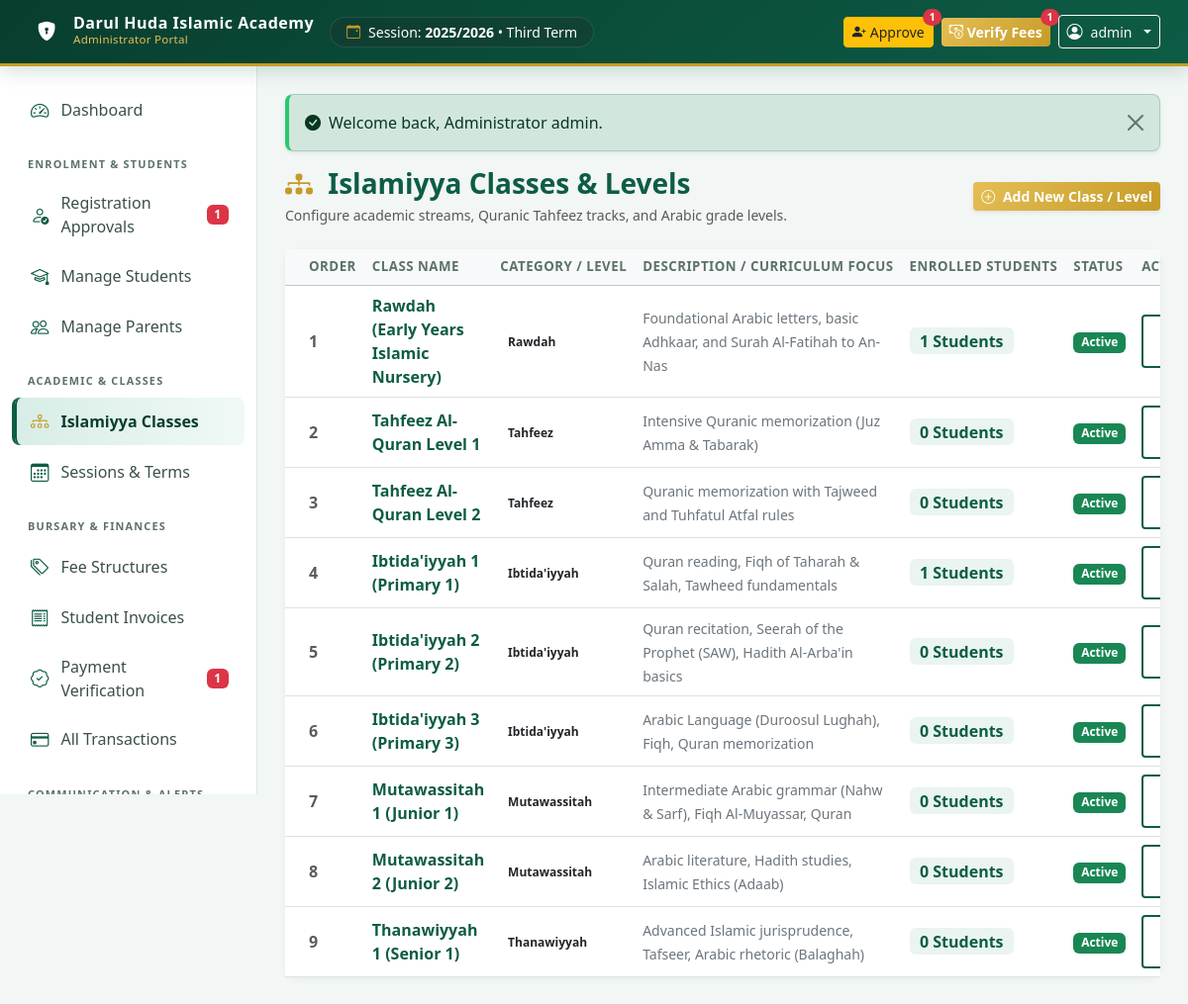
The page /admin/classes.php (signed in) on the database its author committed.
### tables this page shows
CREATE TABLE `academic_terms` (
  `id` INT AUTO_INCREMENT PRIMARY KEY,
  `session_id` INT NOT NULL,
  `term_name` VARCHAR(50) NOT NULL,  
  `start_date` DATE NULL,
  `end_date` DATE NULL,
  `is_current` TINYINT(1) NOT NULL DEFAULT 0,
  `created_at` TIMESTAMP DEFAULT CURRENT_TIMESTAMP,
  CONSTRAINT `fk_term_session` FOREIGN KEY (`session_id`) REFERENCES `academic_sessions` (`id`) ON DELETE CASCADE
);

CREATE TABLE `academic_sessions` (
  `id` INT AUTO_INCREMENT PRIMARY KEY,
  `session_name` VARCHAR(50) NOT NULL UNIQUE,  
  `is_current` TINYINT(1) NOT NULL DEFAULT 0,
  `created_at` TIMESTAMP DEFAULT CURRENT_TIMESTAMP
);

CREATE TABLE `classes` (
  `id` INT AUTO_INCREMENT PRIMARY KEY,
  `class_name` VARCHAR(100) NOT NULL,
  `level_category` VARCHAR(50) NOT NULL,  
  `description` VARCHAR(255) NULL,
  `display_order` INT NOT NULL DEFAULT 1,
  `status` ENUM('active', 'inactive') NOT NULL DEFAULT 'active',
  `created_at` TIMESTAMP DEFAULT CURRENT_TIMESTAMP
);

### config/app.php (called while the page is built, shortened)
<?php
function get_school_settings(): array {
    static $settings = null;
    if ($settings === null) {
        try {
            $pdo = get_db_connection();
            $stmt = $pdo->query("SELECT setting_key, setting_value FROM school_settings");
            $rows = $stmt->fetchAll();
            $settings = [];
            foreach ($rows as $row) {
                $settings[$row['setting_key']] = $row['setting_value'];
            }
        } catch (Exception $e) {
            $settings = [
                'school_name' => 'Darul Huda Islamic Academy',
                'school_motto' => 'Excellence in Quranic & Islamic Education',
                'school_phone' => '+234 803 123 4567',
                'school_email' => 'info@darulhuda.edu.ng',
                'school_address' => 'Plot 14, Al-Hikmah Way, Abuja, Nigeria',
                'currency_symbol' => '₦',
                'currency_code' => 'NGN',
                'bank_name' => 'Jaiz Bank PLC',
                'bank_account_name' => 'Darul Huda Islamic Academy',
                'bank_account_number' => '0012345678',
            ];
        }
    }
    return $settings;
}
function get_setting(string $key, string $default = ''): string {
    $settings = get_school_settings();
    return $settings[$key] ?? $default;
}

### admin/classes.php (the view, shortened to what this page needs)
<?php
$active_tab = "classes";
require_once __DIR__ . '/../includes/admin_header.php';
$pdo = get_db_connection();
$stmt = $pdo->query("
    SELECT c.*, COUNT(s.id) as enrolled_count
    FROM classes c
    LEFT JOIN students s ON s.current_class_id = c.id AND s.enrolment_status = 'active'
    GROUP BY c.id
    ORDER BY c.display_order ASC
");
$classes = $stmt->fetchAll();
?>
<div class="d-flex flex-wrap justify-content-between align-items-center mb-4">
    <div>
        <h3 class="fw-bold text-islamic mb-1">
            <i class="bi bi-diagram-3-fill text-gold me-2"></i> Islamiyya Classes & Levels
        </h3>
        <p class="text-muted small mb-0">Configure academic streams, Quranic Tahfeez tracks, and Arabic grade levels.</p>
    </div>
    <button type="button" class="btn btn-gold btn-sm shadow-sm" data-bs-toggle="modal" data-bs-target="#addClassModal">
        <i class="bi bi-plus-circle me-1"></i> Add New Class / Level
    </button>
</div>
<div class="card card-modern">
    <div class="card-body p-0">
        <div class="table-responsive">
            <table class="table table-hover align-middle mb-0">
                <thead class="table-light">
                    <tr>
                        <th class="ps-4" style="width: 60px;">Order</th>
                        <th>Class Name</th>
                        <th>Category / Level</th>
                        <th>Description / Curriculum Focus</th>
                        <th>Enrolled Students</th>
                        <th>Status</th>
                        <th class="text-end pe-4">Actions</th>
                    </tr>
                </thead>
                <tbody>
                    <?php if (empty($classes)): ?>
                        <tr>
                            <td colspan="7" class="text-center py-5 text-muted">No classes configured.</td>
                        </tr>
                    <?php else: ?>
                        <?php foreach ($classes as $c): ?>
                            <tr>
                                <td class="ps-4 fw-bold text-muted"><?= $c['display_order'] ?></td>
                                <td>
                                    <div class="fw-bold text-islamic fs-6"><?= e($c['class_name']) ?></div>
                                </td>
                                <td>
                                    <span class="badge bg-gold text-dark"><?= e($c['level_category']) ?></span>
                                </td>
                                <td>
                                    <small class="text-secondary"><?= e($c['description'] ?? 'Standard Islamiyya curriculum') ?></small>
                                </td>
                                <td>
                                    <span class="badge bg-islamic-soft text-islamic fs-6">
                                        <?= $c['enrolled_count'] ?> Students
                                    </span>
                                </td>
                                <td>
                                    <span class="badge bg-<?= $c['status'] === 'active' ? 'success' : 'secondary' ?>">
                                        <?= ucfirst($c['status']) ?>
                                    </span>
                                </td>
                                <td class="text-end pe-4">
                                    <button type="button" class="btn btn-sm btn-outline-islamic" data-bs-toggle="modal" data-bs-target="#editClassModal<?= $c['id'] ?>">
                                    </button>
                                </td>
                            </tr>
                        <?php endforeach; ?>
                    <?php endif; ?>
                </tbody>
            </table>
        </div>
    </div>
</div>
<?php require_once __DIR__ . '/../includes/admin_footer.php'; ?>

### includes/admin_header.php (shortened to what this page needs)
<?php
$school_name = get_setting('school_name', 'Darul Huda Islamic Academy');
$cur_info = get_current_session_term();
$pending_payments = get_pending_payment_count();
$pending_registrations = get_pending_registration_count();
?>
<!DOCTYPE html>
<html lang="en">
<head>
    <link href="https://cdn.jsdelivr.net/npm/bootstrap@5.3.3/dist/css/bootstrap.min.css" rel="stylesheet">
    <link rel="stylesheet" href="https://cdn.jsdelivr.net/npm/bootstrap-icons@1.11.3/font/bootstrap-icons.min.css">
    <link rel="stylesheet" href="<?= BASE_URL ?>/assets/css/style.css">
</head>
<body>
<nav class="navbar navbar-expand-lg navbar-dark navbar-islamic sticky-top py-2 px-3">
    <div class="container-fluid">
        <a class="navbar-brand d-flex align-items-center" href="<?= BASE_URL ?>/admin/index.php">
            <div class="stat-icon bg-gold text-white me-2" style="width: 38px; height: 38px; font-size: 1.2rem;">
                <i class="bi bi-shield-lock-fill"></i>
            </div>
            <div>
                <span class="navbar-brand-text d-block lh-1 fs-6"><?= e($school_name) ?></span>
                <span class="navbar-brand-subtitle">Administrator Portal</span>
            </div>
        </a>
        <div class="d-none d-md-flex align-items-center bg-dark bg-opacity-25 px-3 py-1 rounded-pill text-white small border border-light border-opacity-10">
            <i class="bi bi-calendar-event text-gold me-2"></i>
            <span>Session: <strong><?= e($cur_info['session_name']) ?></strong> &bull; <?= e($cur_info['term_name']) ?></span>
        </div>
        <div class="ms-auto d-flex align-items-center gap-2">
            <?php if ($pending_registrations > 0): ?>
                <a href="<?= BASE_URL ?>/admin/registrations.php" class="btn btn-sm btn-warning text-dark position-relative d-none d-sm-inline-flex align-items-center" title="Pending Student Registrations">
                    <i class="bi bi-person-plus-fill me-1"></i>
                    <span>Approve</span>
                    <span class="position-absolute top-0 start-100 translate-middle badge rounded-pill bg-danger">
                        <?= $pending_registrations ?>
                    </span>
                </a>
            <?php endif; ?>
            <?php if ($pending_payments > 0): ?>
                <a href="<?= BASE_URL ?>/admin/verify_payments.php" class="btn btn-sm btn-gold position-relative d-none d-sm-inline-flex align-items-center" title="Pending Payment Verifications">
                    <i class="bi bi-cash-coin me-1"></i>
                    <span>Verify Fees</span>
                    <span class="position-absolute top-0 start-100 translate-middle badge rounded-pill bg-danger">
                        <?= $pending_payments ?>
                    </span>
                </a>
            <?php endif; ?>
            <div class="dropdown">
                <button class="btn btn-outline-light dropdown-toggle btn-sm d-flex align-items-center gap-2" type="button" data-bs-toggle="dropdown">
                    <i class="bi bi-person-circle fs-6"></i>
                    <span class="d-none d-md-inline"><?= e($_SESSION['username'] ?? 'Administrator') ?></span>
                </button>
            </div>
        </div>
    </div>
</nav>
<div class="app-container">
    <aside class="sidebar collapse d-lg-block" id="adminSidebar">
        <ul class="nav flex-column">
            <li class="nav-item">
                <a class="nav-link <?= ($active_tab ?? '') === 'dashboard' ? 'active' : '' ?>" href="<?= BASE_URL ?>/admin/index.php">
                    <i class="bi bi-speedometer2"></i> Dashboard
                </a>
            </li>
            <div class="sidebar-heading">Enrolment & Students</div>
            <li class="nav-item">
                <a class="nav-link <?= ($active_tab ?? '') === 'registrations' ? 'active' : '' ?>" href="<?= BASE_URL ?>/admin/registrations.php">
                    <i class="bi bi-person-check"></i> Registration Approvals
                    <?php if ($pending_registrations > 0): ?>
                        <span class="badge bg-danger ms-auto"><?= $pending_registrations ?></span>
                    <?php endif; ?>
                </a>
            </li>
            <li class="nav-item">
                <a class="nav-link <?= ($active_tab ?? '') === 'students' ? 'active' : '' ?>" href="<?= BASE_URL ?>/admin/students.php">
                    <i class="bi bi-mortarboard"></i> Manage Students
                </a>
            </li>
            <li class="nav-item">
                <a class="nav-link <?= ($active_tab ?? '') === 'parents' ? 'active' : '' ?>" href="<?= BASE_URL ?>/admin/parents.php">
                    <i class="bi bi-people"></i> Manage Parents
                </a>
            </li>
            <div class="sidebar-heading">Academic & Classes</div>
            <li class="nav-item">
                <a class="nav-link <?= ($active_tab ?? '') === 'classes' ? 'active' : '' ?>" href="<?= BASE_URL ?>/admin/classes.php">
                    <i class="bi bi-diagram-3"></i> Islamiyya Classes
                </a>
            </li>
            <li class="nav-item">
                <a class="nav-link <?= ($active_tab ?? '') === 'sessions' ? 'active' : '' ?>" href="<?= BASE_URL ?>/admin/sessions.php">
                    <i class="bi bi-calendar3"></i> Sessions & Terms
                </a>
            </li>
            <div class="sidebar-heading">Bursary & Finances</div>
            <li class="nav-item">
                <a class="nav-link <?= ($active_tab ?? '') === 'fees' ? 'active' : '' ?>" href="<?= BASE_URL ?>/admin/fees.php">
                    <i class="bi bi-tags"></i> Fee Structures
                </a>
            </li>
            <li class="nav-item">
                <a class="nav-link <?= ($active_tab ?? '') === 'invoices' ? 'active' : '' ?>" href="<?= BASE_URL ?>/admin/invoices.php">
                    <i class="bi bi-receipt"></i> Student Invoices
                </a>
            </li>
            <li class="nav-item">
                <a class="nav-link <?= ($active_tab ?? '') === 'verify_payments' ? 'active' : '' ?>" href="<?= BASE_URL ?>/admin/verify_payments.php">
                    <i class="bi bi-patch-check"></i> Payment Verification
                    <?php if ($pending_payments > 0): ?>
                        <span class="badge bg-danger ms-auto"><?= $pending_payments ?></span>
                    <?php endif; ?>
                </a>
            </li>
            <li class="nav-item">
                <a class="nav-link <?= ($active_tab ?? '') === 'payments' ? 'active' : '' ?>" href="<?= BASE_URL ?>/admin/payments.php">
                    <i class="bi bi-credit-card"></i> All Transactions
                </a>
            </li>
            <div class="sidebar-heading">Communication & Alerts</div>
        </ul>
    </aside>
    <main class="main-content">
        <div class="container-fluid p-0">
            <?= display_flash() ?>

### rows shown on the page
academic_terms: session.session_name "2025/2026", term_name "Third Term"
classes: display_order "1", class_name "Rawdah (Early Years Islamic Nursery)", level_category "Rawdah", description "Foundational Arabic letters, basic Adhkaar, and Surah Al-Fatihah to An-Nas", enrolled_count "1", status "Active"
classes: display_order "2", class_name "Tahfeez Al-Quran Level 1", level_category "Tahfeez", description "Intensive Quranic memorization (Juz Amma & Tabarak)", enrolled_count "0", status "Active"
classes: display_order "3", class_name "Tahfeez Al-Quran Level 2", level_category "Tahfeez", description "Quranic memorization with Tajweed and Tuhfatul Atfal rules", enrolled_count "0", status "Active"
classes: display_order "4", class_name "Ibtida'iyyah 1 (Primary 1)", level_category "Ibtida'iyyah", description "Quran reading, Fiqh of Taharah & Salah, Tawheed fundamentals", enrolled_count "1", status "Active"
classes: display_order "5", class_name "Ibtida'iyyah 2 (Primary 2)", level_category "Ibtida'iyyah", description "Quran recitation, Seerah of the Prophet (SAW), Hadith Al-Arba'in basics", enrolled_count "0", status "Active"
classes: display_order "6", class_name "Ibtida'iyyah 3 (Primary 3)", level_category "Ibtida'iyyah", description "Arabic Language (Duroosul Lughah), Fiqh, Quran memorization", enrolled_count "0", status "Active"
classes: display_order "7", class_name "Mutawassitah 1 (Junior 1)", level_category "Mutawassitah", description "Intermediate Arabic grammar (Nahw & Sarf), Fiqh Al-Muyassar, Quran", enrolled_count "0", status "Active"
classes: display_order "8", class_name "Mutawassitah 2 (Junior 2)", level_category "Mutawassitah", description "Arabic literature, Hadith studies, Islamic Ethics (Adaab)", enrolled_count "0", status "Active"
classes: display_order "9", class_name "Thanawiyyah 1 (Senior 1)", level_category "Thanawiyyah", description "Advanced Islamic jurisprudence, Tafseer, Arabic rhetoric (Balaghah)", enrolled_count "0", status "Active"

### other values the page prints
$school_name "Darul Huda Islamic Academy"
$pending_registrations "1"
$pending_payments "1"
$_SESSION['username'] "admin"
$flash['message'] "Welcome back, Administrator admin."
